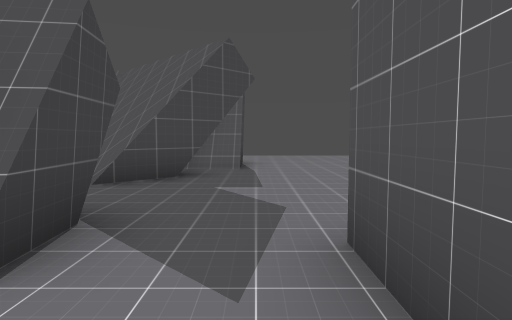
View 1 (above)

24 first-person views from a walk through a Godot game level. The camera is 1.4 m above the floor, tilts 4° down and sees 75° across. The floor is counted in squares, 2 m on a side. Each view is taken from the middle of a square. On the plan, view 1 faces up. The plan holds only what a view shows up to about 10 squares ahead; the rest is blank. The place goes on beyond the plan.

View 2
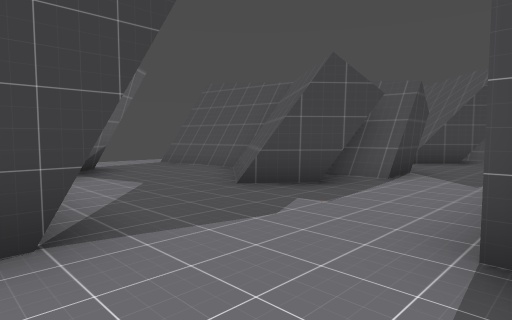

View 3
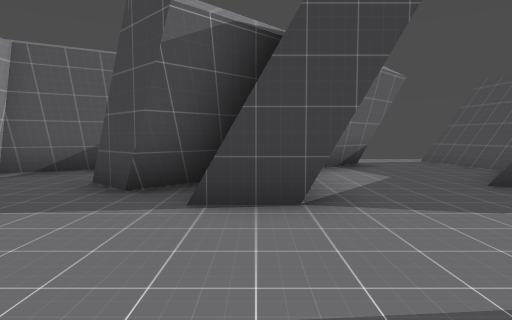

View 4
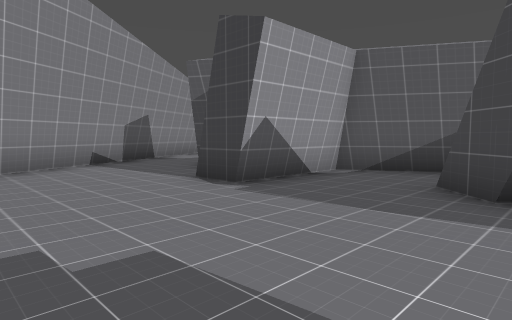

View 5
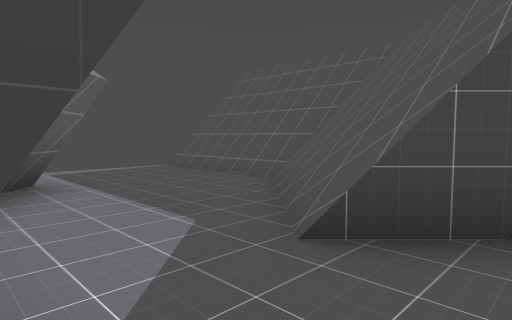

View 6
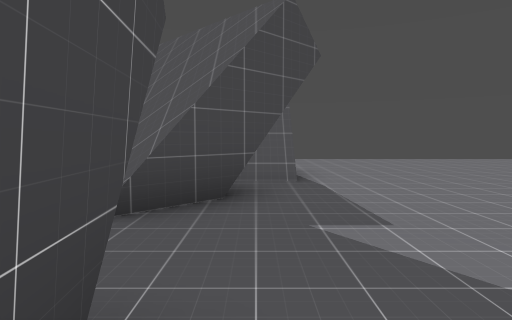

View 7
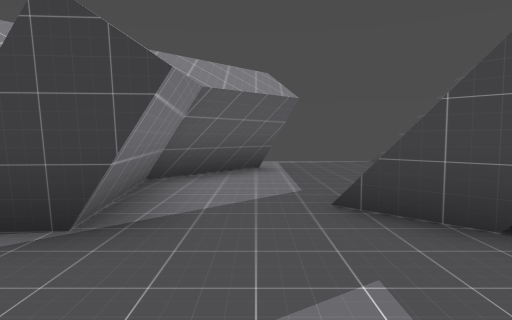

View 8
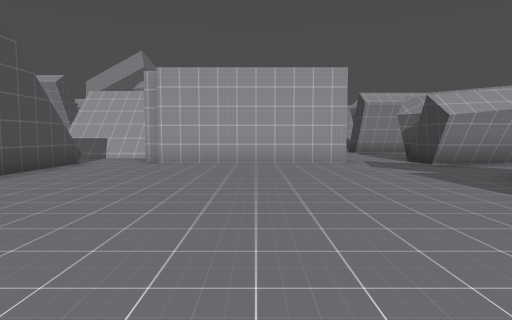

View 9
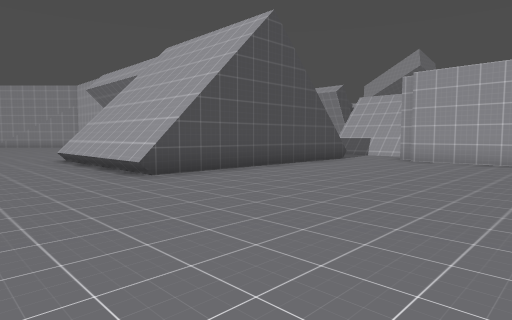

View 10
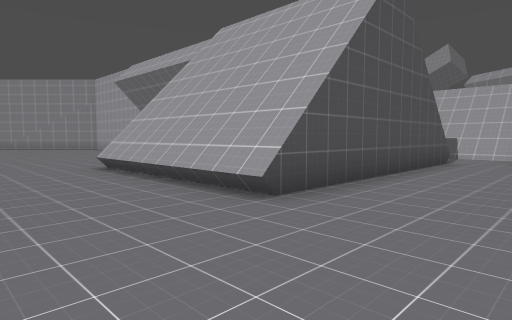

View 11
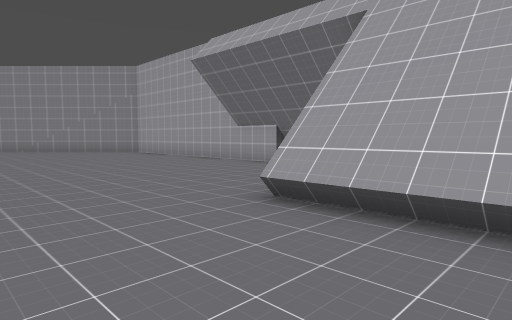

View 12
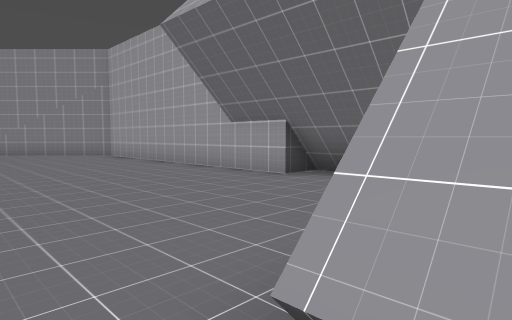

View 13
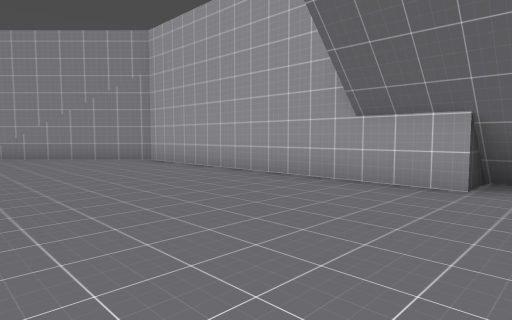

View 14
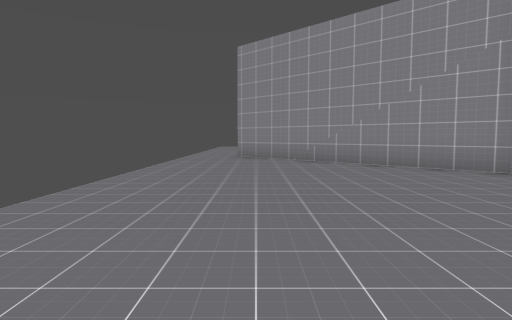

View 15
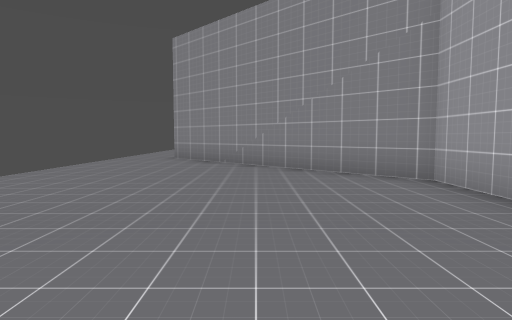

View 16
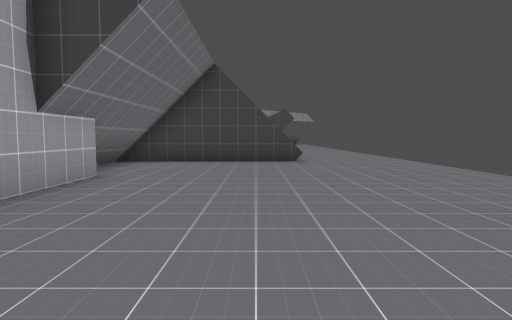

View 17
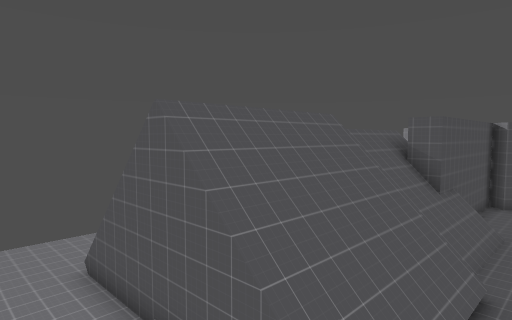

View 18
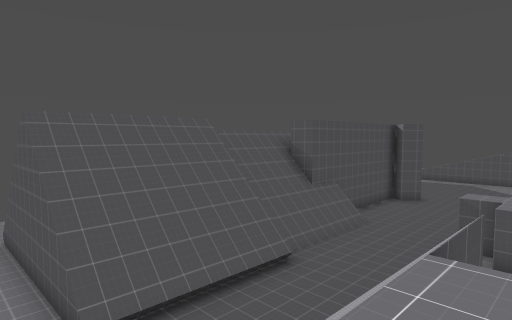

View 19
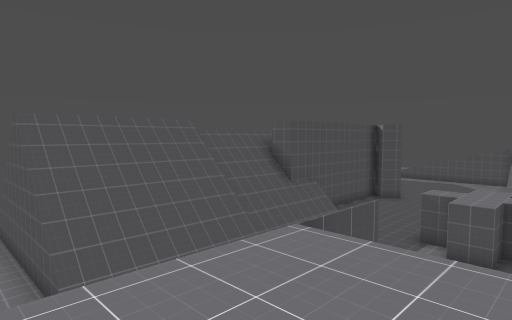

View 20
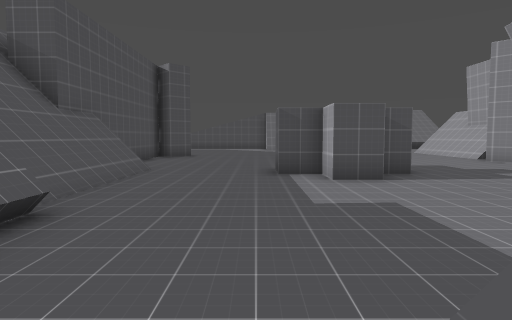

View 21
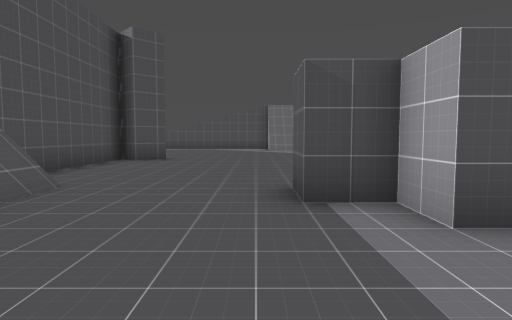

View 22
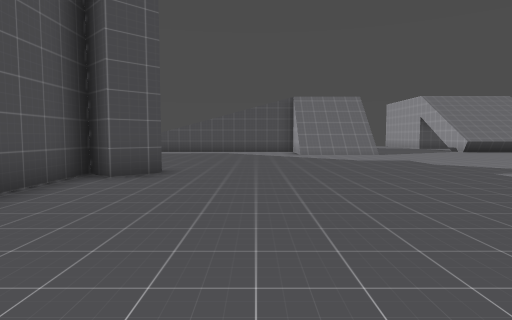

View 23
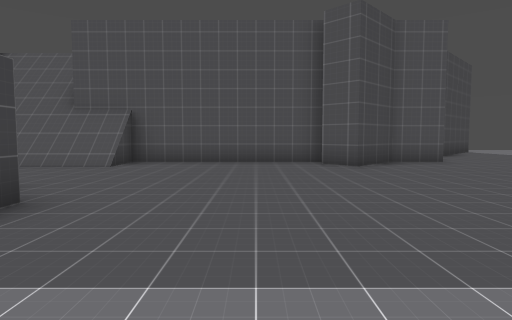

View 24
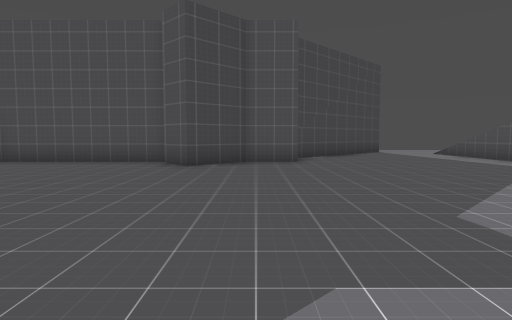

### Floor plan
Key: @ floor where view 1 was taken; # wall or solid block; . main floor; : floor 5 m higher than the main floor; / step, stairs or slope; = window, fence, low wall or low ledge; ^ raised ledge.
Columns run from 8 left of view 1 to 27 right of it. Each row starts with its distance up from view 1.
 12         ..................  ........
 11         ............................
 10   ///   ............................
  9 =///// #........#####...............
  8 ////////........#   #..............#
  7 .../////........#   #.............##
  6 ..../// ........#   #............##
  5 ...../=.........######  ###########.
  4 ..#.............###^^/////.....##...
  3   ##.##.........####^/////......#...
  2   #####../////......................
  1 .######..:   : .. ..................
  0 .....##.@        /..................
 -1 .........:       /.......#..........
 -2   #.......    //// .....###.........
 -3       #...    ::/   .....#..........
 -4      ##....   ::/     ..............
 -5      ##....            ..... .   ...
 -6      #.....             ....      ..
 -7    #.......               ..
 -8    #.......
 -9    ####....
-10       ....
-11      #....
-12      #....
-13      ...##
-14      .###
-15      ##

Positions as (right, up) in squares from view 1, and headings:
1: (0, 0), facing up
2: (1, -4), facing up-left
3: (2, -4), facing left
4: (2, -5), facing down-left
5: (-1, 3), facing up-left
6: (-1, 2), facing up
7: (1, 4), facing left
8: (3, 11), facing down
9: (2, 12), facing down-right
10: (5, 12), facing down-right
11: (10, 12), facing down-right
12: (12, 10), facing down-right
13: (15, 10), facing down-right
14: (18, 10), facing right
15: (19, 8), facing right
16: (22, 8), facing left
17: (5, 1), facing up-right
18: (6, -3), facing up-right
19: (6, -4), facing up-right
20: (9, 0), facing right
21: (13, 0), facing right
22: (17, 1), facing right
23: (21, -5), facing up
24: (25, -5), facing up
